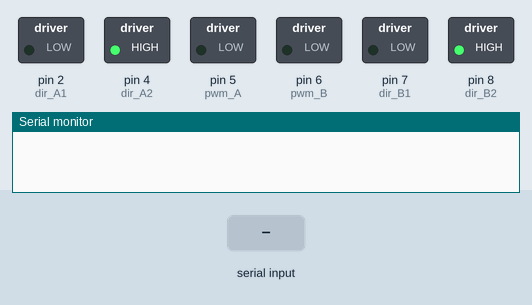
Recording of a sketch running on a simulated Arduino Uno, built with avr-gcc and run on an emulated ATmega328P. Parts: switched loads named in the sketch (green lamp = pin HIGH), the last lines printed to the serial monitor. The inputs (shaded band) are chosen by the test bench.

Above: at 1.2 s.
1.3 s: "90,45\n" received over the second serial link
At 2.1 s:
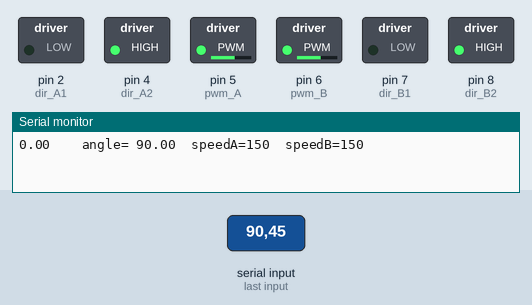
2.8 s: "30,150\n" received over the second serial link
At 3.2 s:
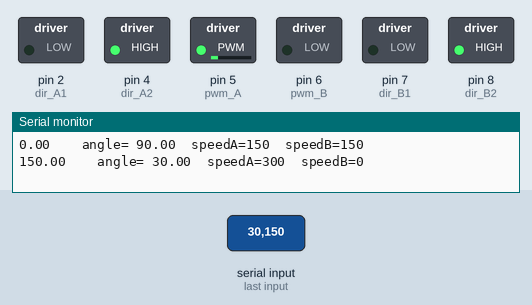
4.3 s: "90\n" received over the second serial link
At 5.5 s:
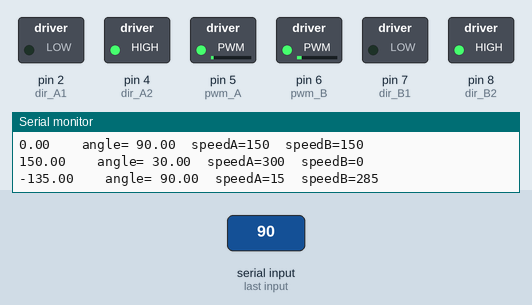
5.8 s: "200\n" received over the second serial link
At 6.7 s:
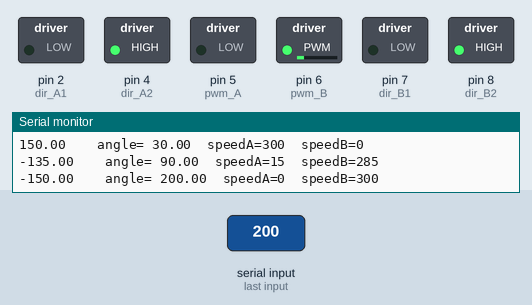
7.3 s: "0\n" received over the second serial link
At 7.9 s:
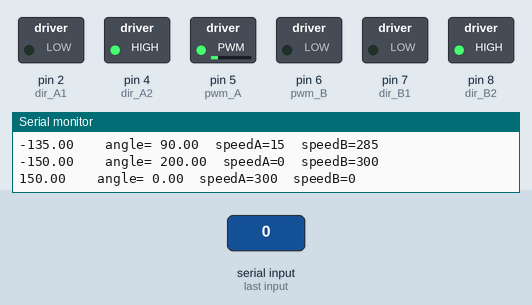
Timing chart, 0 to 9.8 s (numbered marks = the images above; inputs shaded):
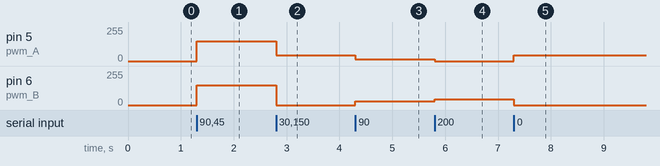

The sketch:

LineFollower-PID-UART.ino
```cpp
#include<PID_v1.h>
#include <SoftwareSerial.h>

SoftwareSerial mySerial(10, 11); // RX, TX

void getline(char *buffer, int max_len)
{
  uint8_t idx = 0;
  char c;
  do
  {
    if(idx >= max_len) return;
    while (mySerial.available() == 0) ; // wait for a char this causes the blocking
    c = mySerial.read();
    buffer[idx++] = c;
  }
  while (c != '\n' && c != '\r');
  if(idx >= max_len) return;
  buffer[idx] = 0;
}
//2,0.001,0.5
const double Kp=5;
const double Ki=0.0;
const double Kd=0.01;

 double Setpoint=87;
 double Input,Output;
 int baseSpeed;               // Base speed for your motors
 int maxSpeed;
 int SpeedB;
 int SpeedA;
 PID srA(&Input,&Output,&Setpoint,Kp,Ki,Kd,DIRECT);
  const byte dir_A1 = 2;
  const byte dir_A2 = 4;

  const byte dir_B1 = 7;
  const byte dir_B2 = 8;

  const byte pwm_A = 5;
  const byte pwm_B = 6;

void setup()
{
 Serial.begin(19200);
 mySerial.begin(19200);
 srA.SetMode(AUTOMATIC);
 pinMode(dir_A1,OUTPUT);
 pinMode(dir_B1,OUTPUT);

 pinMode(pwm_A,OUTPUT);
 pinMode(pwm_B,OUTPUT);

 pinMode(dir_A2,OUTPUT);
 pinMode(dir_B2,OUTPUT);

 analogWrite(pwm_A,LOW);
 analogWrite(pwm_B,LOW);
      digitalWrite(dir_A1,0);
      digitalWrite(dir_A2,1);
      digitalWrite(dir_B1,0);
      digitalWrite(dir_B2,1);

}

void loop() {

  char buffer [63+1];
  int max_len = 63;
  getline(buffer, max_len);
  Input=atoi(buffer);

  srA.SetSampleTime(5);

      baseSpeed=150;
      maxSpeed=100;
      srA.Compute();
      srA.SetOutputLimits(-baseSpeed,baseSpeed);
      SpeedA=baseSpeed+Output;
      SpeedB=baseSpeed-Output;

      Serial.print(Output);
      Serial.print("    angle= ");
      Serial.print(Input);
      Serial.print("  ");
      if(Input>=300)
      {
        SpeedA=0;
        SpeedB=0;
        analogWrite(pwm_A,SpeedA);
        analogWrite(pwm_B,SpeedB);
        Serial.print("STOP  ");
      }
      else
      {
        analogWrite(pwm_A,SpeedA);
        analogWrite(pwm_B,SpeedB);
      }

       Serial.print("speedA=");
       Serial.print(SpeedA);
       Serial.print("  ");
       Serial.print("speedB=");
       Serial.print(SpeedB);
       Serial.println("  ");
}
```

Measured:
- after the input at 1.3 s, pin 5 (pwm_A), pin 6 (pwm_B): 0/255 → 150/255 at once
- after the input at 2.8 s, pin 5 (pwm_A): 150/255 → 44/255 at once; pin 6 (pwm_B): 150/255 → 0/255 at once
- after the input at 4.3 s, pin 5 (pwm_A): 44/255 → 15/255 at once; pin 6 (pwm_B): 0/255 → 29/255 at once
- after the input at 5.8 s, pin 5 (pwm_A): 15/255 → 0/255 at once; pin 6 (pwm_B): 29/255 → 44/255 at once
- after the input at 7.3 s, pin 5 (pwm_A): 0/255 → 44/255 at once; pin 6 (pwm_B): 44/255 → 0/255 at once
